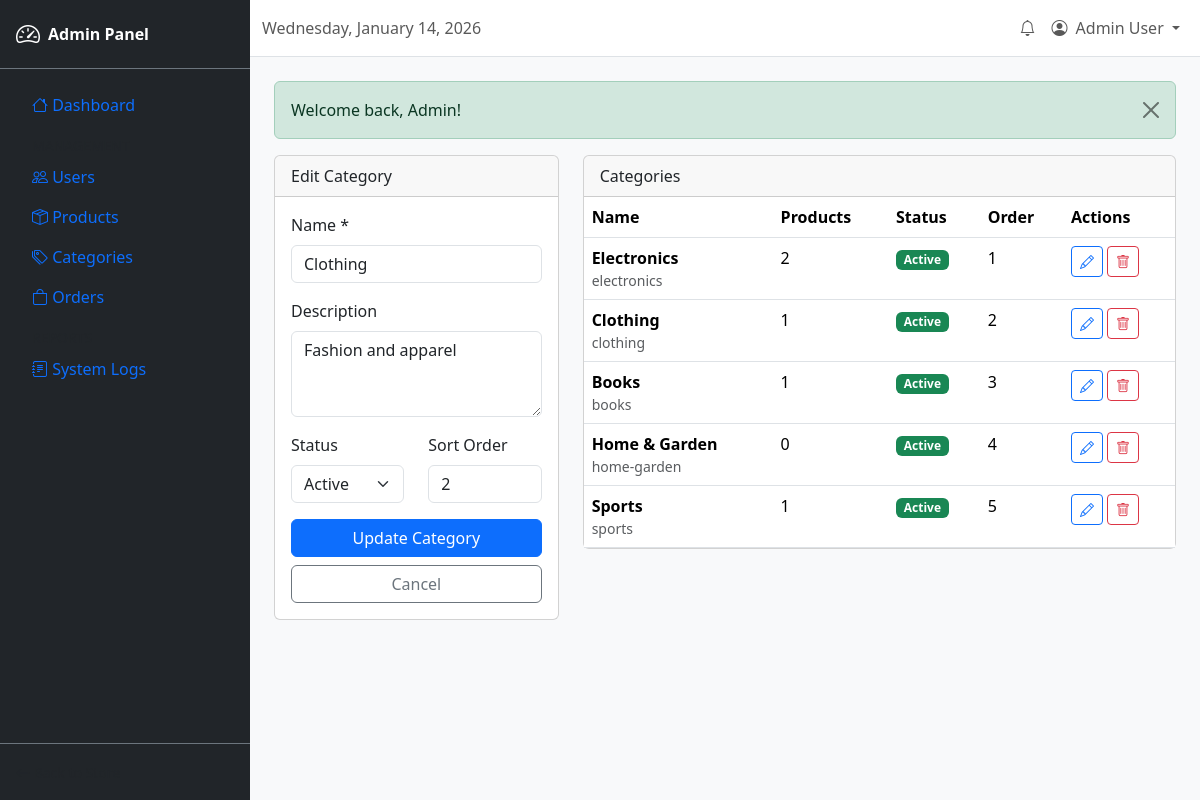
The page /admin/categories.php?action=edit&id=2 (signed in) on the database its author committed.
### tables this page shows
CREATE TABLE categories (
    id INT AUTO_INCREMENT PRIMARY KEY,

     
    name VARCHAR(100) NOT NULL,

     
    slug VARCHAR(100) NOT NULL UNIQUE,

     
    description TEXT DEFAULT NULL,

     
    image VARCHAR(255) DEFAULT NULL,

     
    parent_id INT DEFAULT NULL,

     
    sort_order INT DEFAULT 0,

     
    status ENUM('active', 'inactive') DEFAULT 'active',

     
    created_at TIMESTAMP DEFAULT CURRENT_TIMESTAMP,
    updated_at TIMESTAMP DEFAULT CURRENT_TIMESTAMP ON UPDATE CURRENT_TIMESTAMP,

     
    FOREIGN KEY (parent_id) REFERENCES categories(id) ON DELETE SET NULL,

     
    INDEX idx_slug (slug)
);

### includes/functions.php (called while the page is built, shortened)
<?php
function sanitize(string $input): string
{
    return htmlspecialchars(trim($input), ENT_QUOTES, 'UTF-8');
}
function getFlashMessage(): ?array
{
    if (isset($_SESSION['flash_message'])) {
        $message = $_SESSION['flash_message'];
        return $message;
    }
    return null;
}

### admin/categories.php (the view, shortened to what this page needs)
<?php
$db = getDB();
$action = $_GET['action'] ?? 'list';
$categoryId = (int)($_GET['id'] ?? 0);
$categories = $db->query("
    SELECT c.*, COUNT(p.id) as product_count
    FROM categories c
    LEFT JOIN products p ON c.id = p.category_id
    GROUP BY c.id
    ORDER BY c.sort_order, c.name
")->fetchAll();
$editCategory = null;
if ($action === 'edit' && $categoryId) {
    $stmt = $db->prepare("SELECT * FROM categories WHERE id = ?");
    $stmt->execute([$categoryId]);
    $editCategory = $stmt->fetch();
}
?>
<!DOCTYPE html>
<html lang="en">
<head>
    <link href="https://cdn.jsdelivr.net/npm/bootstrap@5.3.2/dist/css/bootstrap.min.css" rel="stylesheet">
    <link href="https://cdn.jsdelivr.net/npm/bootstrap-icons@1.11.1/font/bootstrap-icons.css" rel="stylesheet">
</head>
<body>
    <div class="admin-wrapper">
        <?php include __DIR__ . '/includes/sidebar.php'; ?>
        <div class="admin-content">
            <?php include __DIR__ . '/includes/topbar.php'; ?>
            <div class="p-4">
                <?php $flash = getFlashMessage(); ?>
                <?php if ($flash): ?>
                    <div class="alert alert-<?= $flash['type'] === 'error' ? 'danger' : $flash['type'] ?> alert-dismissible">
                        <?= sanitize($flash['message']) ?>
                        <button type="button" class="btn-close" data-bs-dismiss="alert"></button>
                    </div>
                <?php endif; ?>
                <div class="row">
                    <div class="col-md-4">
                        <div class="card">
                            <div class="card-header">
                                <?= $editCategory ? 'Edit Category' : 'Add Category' ?>
                            </div>
                            <div class="card-body">
                                <form method="POST">
                                    <div class="mb-3">
                                        <label class="form-label">Name *</label>
                                        <input type="text" class="form-control" name="name"
                                               value="<?= sanitize($editCategory['name'] ?? '') ?>" required>
                                    </div>
                                    <div class="mb-3">
                                        <label class="form-label">Description</label>
                                        <textarea class="form-control" name="description" rows="3"
                                            ><?= sanitize($editCategory['description'] ?? '') ?></textarea>
                                    </div>
                                    <div class="row mb-3">
                                        <div class="col-6">
                                            <label class="form-label">Status</label>
                                            <select class="form-select" name="status">
                                                <option value="active" <?= ($editCategory['status'] ?? '') === 'active' ? 'selected' : '' ?>>Active</option>
                                            </select>
                                        </div>
                                        <div class="col-6">
                                            <label class="form-label">Sort Order</label>
                                            <input type="number" class="form-control" name="sort_order"
                                                   value="<?= $editCategory['sort_order'] ?? 0 ?>">
                                        </div>
                                    </div>
                                    <div class="d-grid gap-2">
                                        <button type="submit" class="btn btn-primary">
                                            <?= $editCategory ? 'Update' : 'Create' ?> Category
                                        </button>
                                        <?php if ($editCategory): ?>
                                            <a href="<?= BASE_URL ?>/admin/categories.php" class="btn btn-outline-secondary">Cancel</a>
                                        <?php endif; ?>
                                    </div>
                                </form>
                            </div>
                        </div>
                    </div>
                    <div class="col-md-8">
                        <div class="card">
                            <div class="card-header">Categories</div>
                            <div class="card-body p-0">
                                <table class="table table-hover mb-0">
                                    <thead>
                                        <tr>
                                            <th>Name</th>
                                            <th>Products</th>
                                            <th>Status</th>
                                            <th>Order</th>
                                            <th>Actions</th>
                                        </tr>
                                    </thead>
                                    <tbody>
                                        <?php foreach ($categories as $cat): ?>
                                            <tr>
                                                <td>
                                                    <strong><?= sanitize($cat['name']) ?></strong>
                                                    <div class="text-muted small"><?= sanitize($cat['slug']) ?></div>
                                                </td>
                                                <td><?= $cat['product_count'] ?></td>
                                                <td>
                                                    <span class="badge bg-<?= $cat['status'] === 'active' ? 'success' : 'secondary' ?>">
                                                        <?= ucfirst($cat['status']) ?>
                                                    </span>
                                                </td>
                                                <td><?= $cat['sort_order'] ?></td>
                                                <td>
                                                    <a href="?action=edit&id=<?= $cat['id'] ?>" class="btn btn-sm btn-outline-primary">
                                                        <i class="bi bi-pencil"></i>
                                                    </a>
                                                    <form method="POST" class="d-inline" onsubmit="return confirm('Delete?')">
                                                        <button type="submit" class="btn btn-sm btn-outline-danger">
                                                            <i class="bi bi-trash"></i>
                                                        </button>
                                                    </form>
                                                </td>
                                            </tr>
                                        <?php endforeach; ?>
                                    </tbody>
                                </table>
                            </div>
                        </div>
                    </div>
                </div>
            </div>
        </div>
    </div>
</body>
</html>

### admin/categories.php (style rules this page uses)
.admin-wrapper { display: flex; min-height: 100vh; }
.admin-content { flex: 1; background: #f8f9fa; }

### rows shown on the page
categories: name "Clothing", description "Fashion and apparel", status "Active", sort_order "2", slug "clothing", product_count "1"
categories: name "Electronics", slug "electronics", product_count "2", status "Active", sort_order "1"
categories: name "Books", slug "books", product_count "1", status "Active", sort_order "3"
categories: name "Home & Garden", slug "home-garden", product_count "0", status "Active", sort_order "4"
categories: name "Sports", slug "sports", product_count "1", status "Active", sort_order "5"

### other values the page prints
$_SESSION['user_name'] "Admin User"
$flash['message'] "Welcome back, Admin!"
